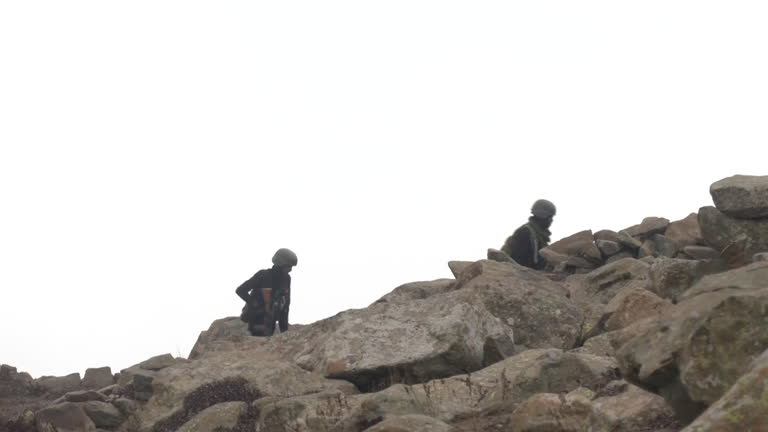
#> input picture WhatsApp Image 2026-09-06 at 09.47.11.jpeg, 768 x 432 px
$ python -i realtime_threat_engine.py   (imports and definitions only)   (older library calls are emulated)
#> lines starting #> are read from the running program, lines starting #| are printed output that depends on the picture; after the words box and inside, x2 and y2 are one past the last pixel; in counts of white or black regions, pixels touching at a corner belong together
#> further down, picture is the input picture: shape (432, 768, 3); mean B, G, R 196.5, 199.5, 202.3
import os
import cv2
import numpy as np
from typing import Dict, Any, List, Tuple

class RealTimeThreatAndExpressionEngine:
    """
    Analyzes live camera frames in real-time for:
    1. Facial Expressions & Emotions (Angry, Aggressive, Tense, Surprised, Neutral, Happy)
    2. Threat Gestures & Weapon Actions (Gun pointing gesture, Raised Fists, Reaching into pocket/waistband, Face Concealment)
    3. Motion Intensity & Sudden Aggressive Movements
    """

    def __init__(self):
        # Load OpenCV Haar cascade models
        self.face_cascade = cv2.CascadeClassifier(cv2.data.haarcascades + 'haarcascade_frontalface_default.xml')
        self.eye_cascade = cv2.CascadeClassifier(cv2.data.haarcascades + 'haarcascade_eye.xml')
        self.smile_cascade = cv2.CascadeClassifier(cv2.data.haarcascades + 'haarcascade_smile.xml')
        self.upperbody_cascade = cv2.CascadeClassifier(cv2.data.haarcascades + 'haarcascade_upperbody.xml')

    def analyze_frame(self, frame: np.ndarray, prev_gray: np.ndarray = None) -> Dict[str, Any]:
        """
        Analyzes a live video frame for person presence, emotions, gesture actions, and threat indicators.
        """
        if frame is None or frame.size == 0:
            return {"person_detected": False, "threat_level": "NONE", "description": "No frame received"}

        h, w = frame.shape[:2]
#> h = 432; w = 768
        gray = cv2.cvtColor(frame, cv2.COLOR_BGR2GRAY)

        # 1. Motion Calculation
        motion_score = 0.0
        if prev_gray is not None and prev_gray.shape == gray.shape:
            diff = cv2.absdiff(prev_gray, gray)
            motion_score = float(np.mean(diff))

        # 2. Face & Emotion Analysis
        faces = self.face_cascade.detectMultiScale(gray, scaleFactor=1.1, minNeighbors=4, minSize=(60, 60))
#> faces = ()

        person_detected = len(faces) > 0
#> person_detected = False
        expression = "Neutral / Calm"
        eyes_detected_count = 0
        smile_detected = False
        face_bbox = None

        if person_detected:
            fx, fy, fw, fh = faces[0]
            face_bbox = [int(fx), int(fy), int(fw), int(fh)]
            face_roi_gray = gray[fy:fy+fh, fx:fx+fw]

            # Eye detection
            eyes = self.eye_cascade.detectMultiScale(face_roi_gray, scaleFactor=1.1, minNeighbors=3, minSize=(18, 18))
            eyes_detected_count = len(eyes)

            # Smile detection
            smiles = self.smile_cascade.detectMultiScale(face_roi_gray, scaleFactor=1.7, minNeighbors=20, minSize=(25, 25))
            smile_detected = len(smiles) > 0

            # Expression classification logic based on brow gradient, eye state, and smile
            # Measure gradient in upper face (brow area) for frowning / anger furrow
            brow_region = face_roi_gray[int(fh*0.15):int(fh*0.45), int(fw*0.2):int(fw*0.8)]
            if brow_region.size > 0:
                sobel_brow = cv2.Sobel(brow_region, cv2.CV_64F, 0, 1, ksize=3)
                brow_tension = float(np.mean(np.abs(sobel_brow)))
            else:
                brow_tension = 0.0

            if smile_detected:
                expression = "Smiling / Friendly"
            elif brow_tension > 22.0 and motion_score > 6.0:
                expression = "Angry / Aggressive / Agitated"
            elif brow_tension > 18.0:
                expression = "Tense / Serious / Frowning"
            elif eyes_detected_count >= 2 and brow_tension < 10.0:
                expression = "Attentive / Directly Observing Camera"
            else:
                expression = "Neutral / Focused"

        # 3. Threat Action & Gesture Analysis
        # Check for raised hands / arm extension / gun pointing stance
        threat_action = "Normal Behavior"
        threat_level = "LOW"
        threat_details = []

        # Skin / hand contour segmentation in foreground
        hsv = cv2.cvtColor(frame, cv2.COLOR_BGR2HSV)
#> hsv: shape (432, 768, 3); mean H, S, V 15.5, 15.1, 202.5
        lower_skin = np.array([0, 20, 70], dtype=np.uint8)
        upper_skin = np.array([20, 255, 255], dtype=np.uint8)
        skin_mask = cv2.inRange(hsv, lower_skin, upper_skin)
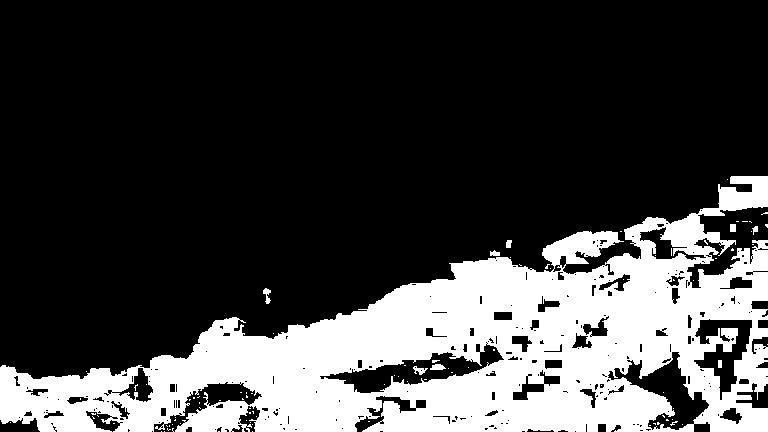
#> skin_mask: shape (432, 768); 25.7% white; 94 white regions (85 under 20 px)

        contours, _ = cv2.findContours(skin_mask, cv2.RETR_EXTERNAL, cv2.CHAIN_APPROX_SIMPLE)
#> contours = 62 contours, 57 with area under 20; largest, box (x1, y1, x2, y2) and area: (0, 176, 768, 432) 96548, (263, 288, 271, 304) 48, (730, 224, 736, 232) 35, (490, 250, 500, 256) 30, (506, 240, 512, 248) 29
        hand_blobs = [c for c in contours if cv2.contourArea(c) > 1200]
#> hand_blobs = 1 contour; box (x1, y1, x2, y2) and area: (0, 176, 768, 432) 96548

        # Check for Gun Aiming / Pointing Gesture (Arm extended toward camera or raised)
        extended_hand_detected = False
        for c in hand_blobs:
            x, y, bw, bh = cv2.boundingRect(c)
            # If a hand-sized contour is in the mid-high screen, away from face
            if face_bbox:
                fx, fy, fw, fh = face_bbox
                # Hand raised near or in front of chest/camera
                if y < (fy + fh * 1.5) and not (fx <= x <= fx + fw and fy <= y <= fy + fh):
                    extended_hand_detected = True
                    break
            else:
                if y < h * 0.7:
                    extended_hand_detected = True
                    break
#> this loop made 1 pass
#> (x, y, bw, bh, extended_hand_detected) on pass 1: (0, 176, 768, 256, True)

        # Classify Threat Indicators
        if extended_hand_detected and "Aggressive" in expression:
            threat_action = "POSSIBLE WEAPON DRAW / AGGRESSIVE POINTING GESTURE"
            threat_level = "CRITICAL"
            threat_details.append("Subject is displaying aggressive facial tension with arm/hand extended toward camera (simulating weapon aim or physical threat).")
        elif extended_hand_detected:
            threat_action = "Raised Hand / Gesture Toward Camera"
            threat_level = "MEDIUM"
            threat_details.append("Subject raised hand or pointed object toward camera.")
        elif "Angry" in expression:
            threat_action = "Aggressive / Hostile Facial Posture"
            threat_level = "HIGH"
            threat_details.append("Facial furrow and agitated movement indicate anger or hostility.")
        elif motion_score > 25.0:
            threat_action = "Rapid Sudden Movement"
            threat_level = "MEDIUM"
            threat_details.append("High-velocity body movement detected.")

        return {
            "person_detected": person_detected,
            "face_bbox": face_bbox,
            "expression": expression,
            "threat_action": threat_action,
            "threat_level": threat_level,
            "threat_details": threat_details,
            "eyes_visible": eyes_detected_count > 0,
            "motion_intensity": round(motion_score, 2),
            "current_gray": gray
        }

>>> import cv2
>>> picture = cv2.imread('WhatsApp Image 2026-09-06 at 09.47.11.jpeg')
>>> result = RealTimeThreatAndExpressionEngine().analyze_frame(picture)
#> result = 9 items

$ run again, on praveen.jpg
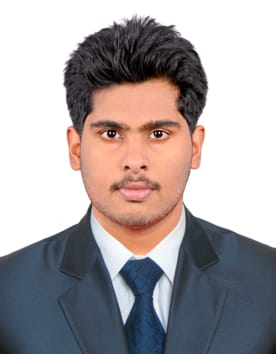
#> input picture praveen.jpg, 276 x 354 px
#> picture is the input picture: shape (354, 276, 3); mean B, G, R 163.4, 162, 169.1
#> faces = [[62, 77, 147, 147]]
#> person_detected = True
#> in analyze_frame, `fx, fy, fw, fh = faces[0]`: fx = 62; fy = 77; fw = 147
#> face_bbox = [62, 77, 147, 147]
#> in analyze_frame, `face_roi_gray = gray[fy:fy+fh, fx:fx+fw]`:
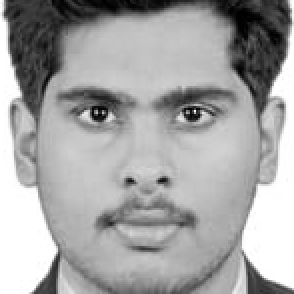
#> face_roi_gray: shape (147, 147) (shown 2 times larger); min 0, max 255, mean 164
#> eyes = [[31, 39, 34, 34], [77, 39, 34, 34]]
#> eyes_detected_count = 2
#> smiles = ()
#> smile_detected = False
#> brow_tension = 62.09
#> hsv: shape (354, 276, 3); mean H, S, V 52.5, 49.7, 179
#> in analyze_frame, `skin_mask = cv2.inRange(hsv, lower_skin, upper_skin)`:
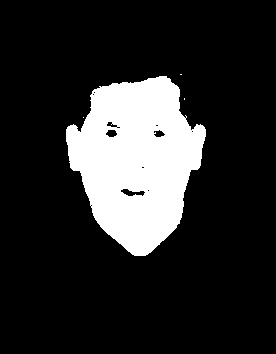
#> skin_mask: shape (354, 276); 16.9% white; 4 white regions (3 under 20 px)
#> contours = 4 contours, 3 with area under 20; largest, box (x1, y1, x2, y2) and area: (66, 76, 206, 256) 16514
#> hand_blobs = 1 contour; box (x1, y1, x2, y2) and area: (66, 76, 206, 256) 16514
#> the loop in analyze_frame, `for c in hand_blobs:` made 1 pass
#> (x, y, bw, bh, fx, fy, fw, fh) on pass 1: (66, 76, 140, 180, 62, 77, 147, 147)
#> result = 9 items
